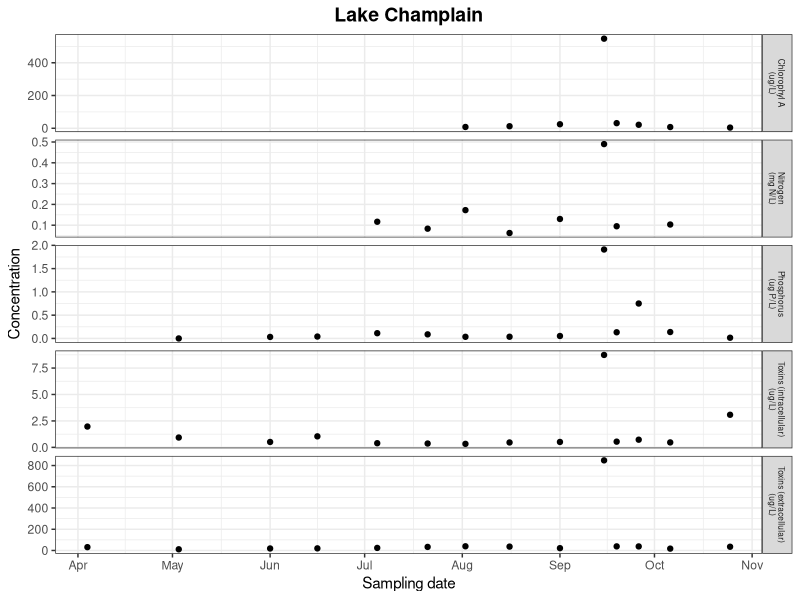
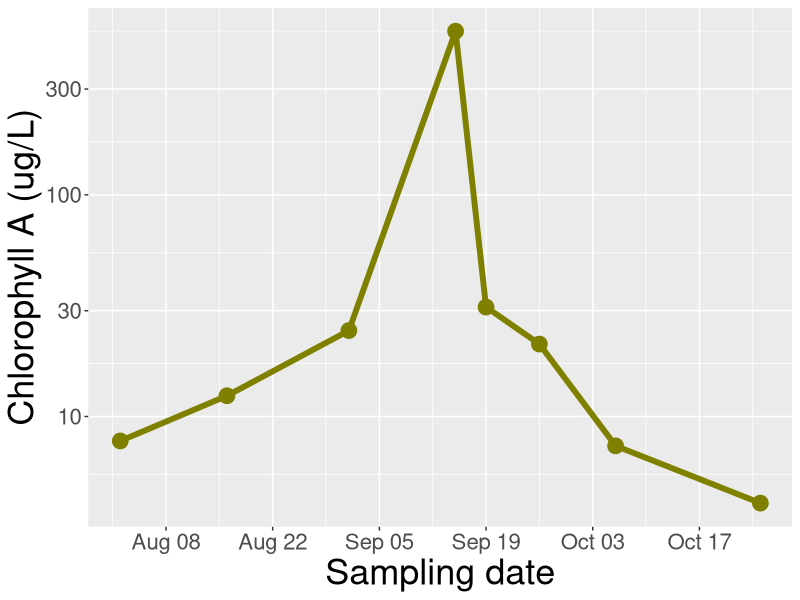

These figures' R source, in order: (Note: this script raises an error after producing the figures.)


setwd("/Users/jerry/Documents/CSBQ/shapiro")

library(lubridate)
library(ggplot2)
#load env. data
env = read.table("results/GRDI_ECO_formated_Metadata_CNRC_2016_for_stats_Jesse_v2.Final.txt",
                 header = F, stringsAsFactors = F,sep = "\t",comment.char = "",skip = 1)

header  = read.table("results/GRDI_ECO_formated_Metadata_CNRC_2016_for_stats_Jesse_v2.Final.txt",
                     header = F, stringsAsFactors = F,sep = "\t",comment.char = "",nrows = 1)


env = env[,1:91]

#this is because some decimals are seperated by commas....
for(i in 1:91)
{
  env[,i] = gsub(",",".",env[,i])
}

colnames(env) = header[1,1:91]
env[,4] = mdy(paste(env[,4]," 2016"))

##remove this funky data point...
#env = env[env[,4] != "2016-09-15",]


#merge the replicated (get the mean)
env_merged = data.frame(matrix(NA,ncol = 91, nrow = length(unique(env[,4]))))

env_merged[,4] = unique(env[,4])
colnames(env_merged) = colnames(env)
for(i in 1:nrow(env_merged))
    {
        temp = env[env[,4] == env_merged[i,4],]  
      for(j in c(1,2,3,5:91))
        {
        temp2 = as.numeric(temp[,j]) #change to numerics
        temp3 = temp2[!is.na(temp2)] #keep only numerics
        if(length(temp3)>0) env_merged[i,j] = mean(temp3) # mean of replicates if possible...
        }
}

colnames(env_merged) = colnames(env) 

env_ggplot = data.frame(values = as.numeric(unlist(env_merged[,c(6,21,27,30,33)])),date = env_merged[,4],var1 = c(rep("N",14),rep("P",14),rep("Chl",14),rep("intrac_tox",14),rep("extrac_tox",14)))
env_ggplot$var2 <- factor(env_ggplot$var1, labels = c("Chlorophyl A\n(ug/L)", "Nitrogen\n(mg N/L)", "Phosphorus\n(ug P/L)","Toxins (intracellular)\n(ug/L)","Toxins (extracellular)\n(ug/L)"))


graph = "pdf"
#graph = "png"

if(graph == "pdf") { dev.new(width=6, height=6,noRStudioGD = TRUE) }
if(graph == "png") { png("figures/environmental_data.png",width=6, res =400,height=4,units= 'in') }
  
  p = ggplot() + labs(title = "Lake Champlain") +
  geom_point(aes(x = date, y = values),na.rm=T,data = env_ggplot) + 
    theme_bw() + 
    ylab("Concentration") +
    xlab("Sampling date") +
    theme(plot.title = element_text(hjust = 0.5, size=14, face="bold"),strip.text.y = element_text(size = 6)) +
    scale_x_date(date_breaks = "months" , date_labels = "%b") +
    facet_grid(rows=vars(var2),scales="free")
 
  p
  
#PDF
if(graph == "pdf")  {  dev.print(device=pdf, "figures/environmental_data.pdf", onefile=FALSE)  }

dev.off()

###chlorophyll only.
chl = env_ggplot[env_ggplot$var1=="Chl",]
chl = chl[!is.na(chl[,1]),] 
#chl[,1] = log(chl[,1],10)

dev.new(width=6, height=6,noRStudioGD = TRUE)
#graph parameters
p = ggplot() + theme(title = element_text(size = 26), axis.text.x = element_text(size = 16),axis.text.y = element_text(size = 16),axis.title =element_text(size = 26)) +
  geom_point(aes(x = date, y = values),na.rm=T,data = chl,col = "#808000ff",size = 5) +
  geom_line(aes(x = date, y = values),na.rm=T,data = chl,col = "#808000ff",size = 2) +
  labs(x = "Sampling date", y = "Chlorophyll A (ug/L)") +
  scale_y_continuous(trans='log10') +
  scale_x_date(date_breaks = "2 week" , date_labels = "%b %d")

  p
  

dev.print(device=pdf, "figures/chloro.pdf", onefile=FALSE) 

###cyano vs. env ----
#(recall that next section is contigent on running the barplots_cyano.R script...)

#In this section, I will first split the cyano annotation data into the 3 locations
#Then, merge the replicate dates
#Then, add the N,P,Cl,Toxin env. data
#With this in mind, I'll look for correlations...

##split the cyano annotation data into the 3 locations
all_spp_cyano = t(all_spp_m[,2:66]) #transpose matrix to get the same format as env. data.
all_location = list() #empty list
for(sample in c("St1","St2","PRM"))
  {
  single_location = all_spp_cyano[regexpr(sample,all.tsv[,1])>0,] #samples
  single_location_dates = dates[regexpr(sample,all.tsv[,1])>0] #dates
  single_location_all.tsv = all.tsv[regexpr(sample,all.tsv[,1])>0,] #names
  unique_dates = unique(single_location_dates) #unique_dates

  #merge the replicates (get the mean)
  single_location_merged = data.frame(matrix(NA,ncol = 36, nrow = length(unique_dates)))

    for(i in 1:nrow(single_location_merged))
      {
        temp = single_location[single_location_dates == unique_dates[i],]  
        single_location_merged[i,] = colMeans(temp) #mean
    }
  
  #add 5 columns for env. data.
  single_location_merged = cbind(single_location_merged,0,0,0,0,0)
  
  colnames(single_location_merged) = c(all_spp_m[,1],colnames(env_merged[,c(6,21,27,30,33)]))
  rownames(single_location_merged) = unique_dates
  
  ####put the resulting dataframes into a list for easy handling.
  all_location[[sample]] = single_location_merged
  
  #add env. data in last 5 columns.
  for(i in 1:nrow(all_location[[sample]]))
    {
        temp = env_merged[rownames(all_location[[sample]])[i] == env_merged[,4],c(6,21,27,30,33)]
        if(nrow(temp)==1) all_location[[sample]][i,37:41] = temp
    }
  }





###Look for correlations with sum of all cyanotoxins
#bof
#There just isn't much, in part because there are so few data points AND data is skewed by the 20160915 sample...

png("figures/cyano_env_correl.png",width=10, res =400,height=10,units= 'in')
par(mfrow=c(4,4))
st2 = all_location[["St2"]]
prm = all_location[["PRM"]]
st1 = all_location[["St1"]]
plot(rowSums(st2[,1:36]),st2[,37])
plot(rowSums(st2[,1:36]),st2[,38])
plot(rowSums(st2[,1:36]),st2[,39])
plot(rowSums(st2[,1:36]),st2[,40])
plot(rowSums(st2[,1:36]),st2[,41])

plot(rowSums(st1[,1:36]),st1[,37])
plot(rowSums(st1[,1:36]),st1[,38])
plot(rowSums(st1[,1:36]),st1[,39])
plot(rowSums(st1[,1:36]),st1[,40])
plot(rowSums(st1[,1:36]),st1[,41])

plot(rowSums(prm[,1:36]),prm[,37])
plot(rowSums(prm[,1:36]),prm[,38])
plot(rowSums(prm[,1:36]),prm[,39])
plot(rowSums(prm[,1:36]),prm[,40])
plot(rowSums(prm[,1:36]),prm[,41])

dev.off()
